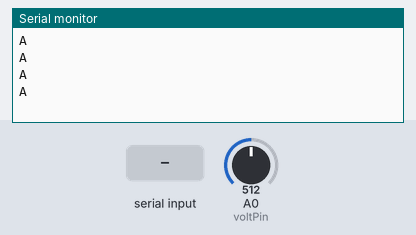
Simulated run of this sketch. Board: Arduino Uno, built with avr-gcc and run on an emulated ATmega328P. Parts: the last lines printed to the serial monitor. Inputs (shaded band) come from the test bench; at power-on: A0 (voltPin) = 512.

Above: at 1.0 s.
1.1 s: "90,45\n" received over Serial
At 2.0 s:
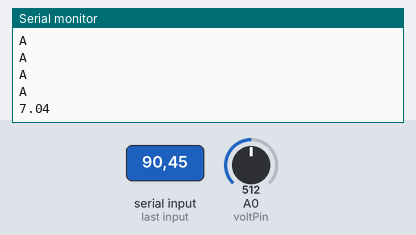
3.7 s: "C90\n" received over Serial
At 5.1 s:
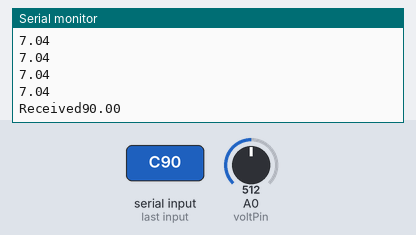
5.7 s: A0 (voltPin) set to 716
At 7.0 s:
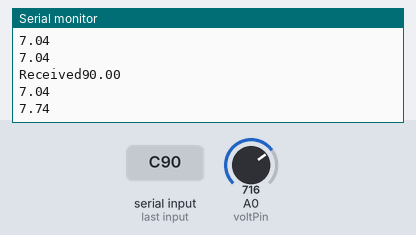
7.2 s: A0 (voltPin) set to 900
At 7.9 s:
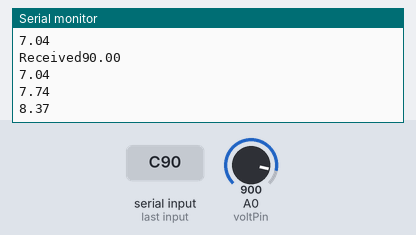
Timing chart, 0 to 9.7 s (numbered marks = the images above; inputs shaded):
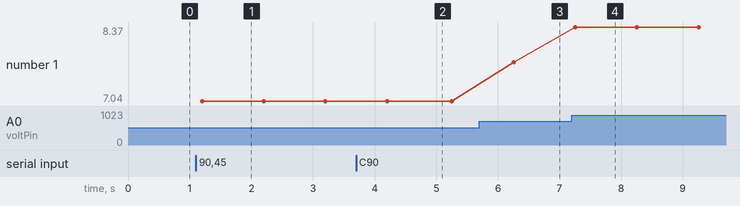

Measured:
- after the input at 1.1 s, the serial monitor: prints a new line after 0.10 s (image 1)
- after the input at 3.7 s, the serial monitor: prints a new line after 0.51 s (image 2)
- after the input at 5.7 s, the serial monitor: prints a new line after 0.55 s (image 3)
- after the input at 7.2 s, the serial monitor: prints a new line after 0.06 s (image 4)
- plotted number 1: 7.04 → 7.74 after the input at 5.7 s, 7.74 → 8.37 after the input at 7.2 s

The sketch:

Bioreactor_pH_rec.ino
```cpp
#include <stdio.h>
#include <math.h>

const int voltPin =A0;
double volt;
double pH;
float optimum = 5;
int Mode = 3;
float inByte;
char val;

void setup()
{
  pinMode(voltPin, INPUT);  //500 offset
  Serial.begin(9600);
  establishContact();
}

void loop()
{
  Mode = 3;
  volt = (analogRead(voltPin)*0.001 - 0.5)/5;
  pH =  7 + (volt * 9.6485309* pow(10,4))/(8.314510 * 295.13 * 2.30258509299);
  Serial.println(pH);
  readMode();
  readValue();
  if (Mode == 2)
  {
    Serial.println("Received" + String(optimum));
    delay(50);
  }
  delay(1000);
}

void establishContact()
{
  while (Serial.available() <= 0)
  {
    Serial.println("A");
    delay(300);
  }
}

void readMode()
{
  if (Serial.available() > 0)
  {
    val = Serial.read();
    if (val == 'C')
    {
      Mode = 2;
    }
  }
}

void readValue()
{
  if (Serial.available () > 0)
  {
    inByte = Serial.parseFloat();
    if (Mode == 2)
    {
      optimum = inByte;
    }
  }
}
//-V is ground, +V is 5V
```
